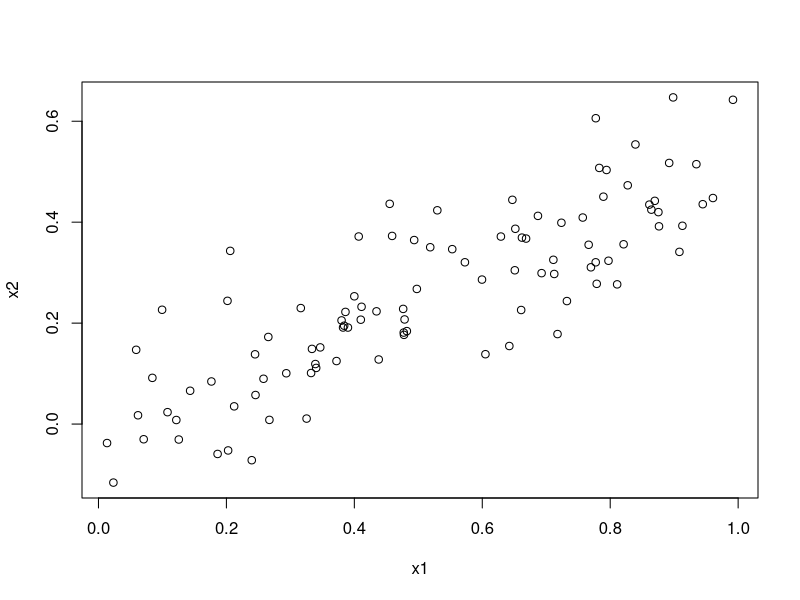
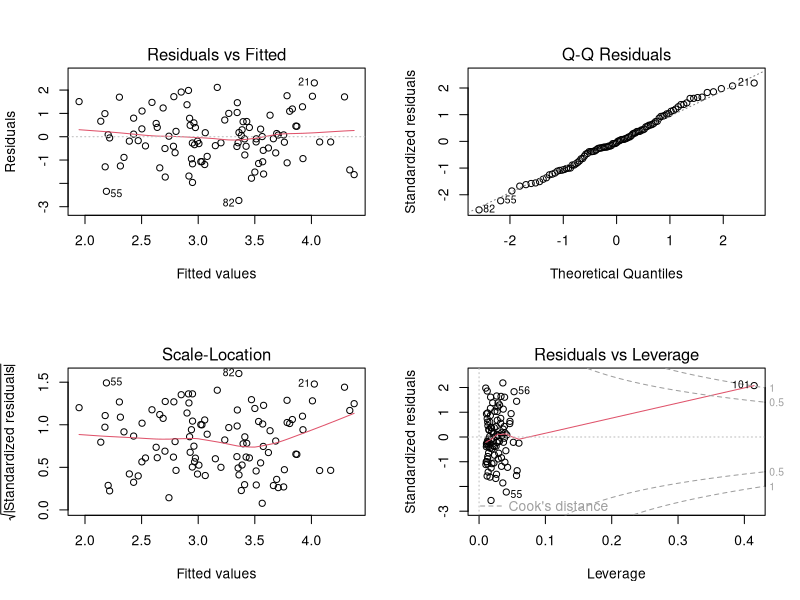
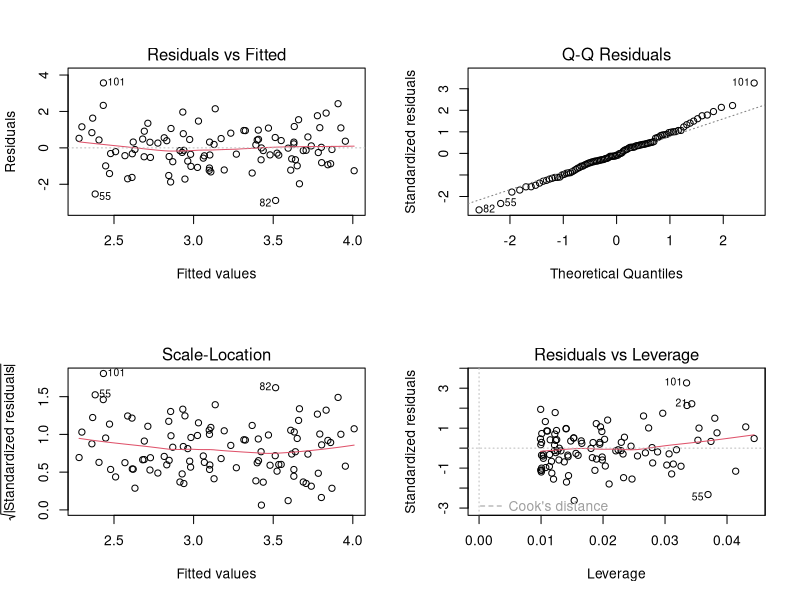
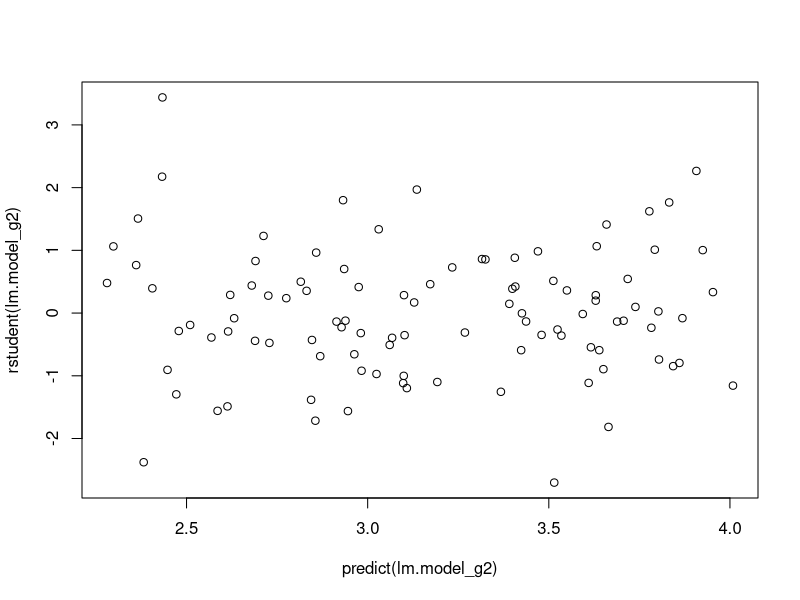
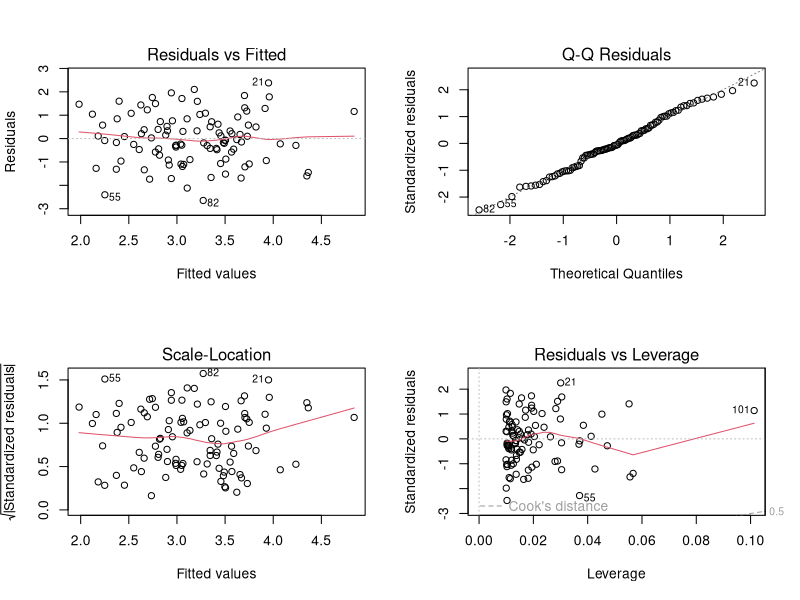
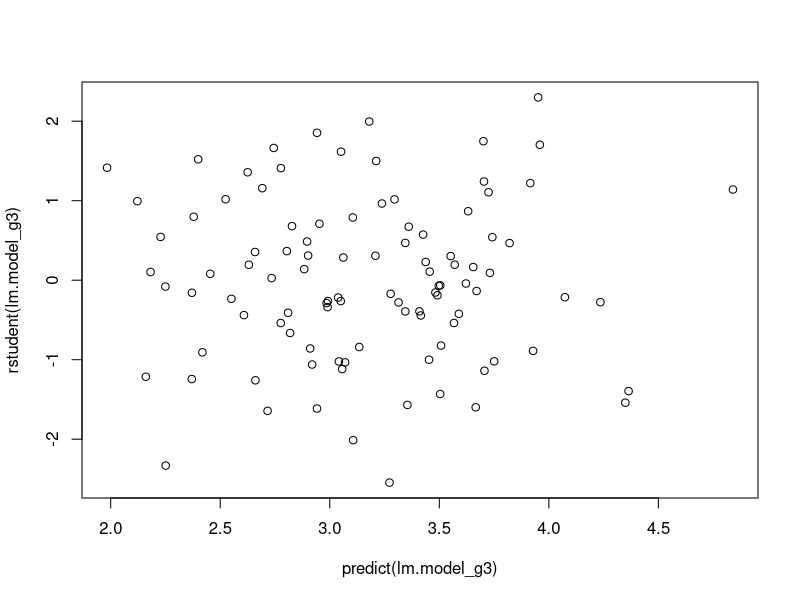

Write R code to recreate these figures, in order.

set.seed(1)
x1 = runif(100)
x2 = 0.5*x1+rnorm(100)/10
y = 2+2*x1+0.3*x2+rnorm(100)

cor(x1,x2)
plot(x1,x2)

lm.model1 = lm(y~x1+x2)
summary(lm.model1)

lm.model2 = lm(y~x1)
summary(lm.model2)

lm.model3 = lm(y~x2)
summary(lm.model3)

x1 = c(x1, 0.1)
x2 = c(x2, 0.8)
y = c(y,6)

lm.model_g = lm(y~x1+x2)
summary(lm.model_g)
par(mfrow=c(2,2))
plot(lm.model_g)

p=2
n = length(y)
(p+1)/n

lm.model_g2 = lm(y~x1)
summary(lm.model_g2)
par(mfrow=c(2,2))
plot(lm.model_g2)
par(mfrow=c(1,1))
plot(predict(lm.model_g2),rstudent(lm.model_g2))

lm.model_g3 = lm(y~x2)
summary(lm.model_g3)
par(mfrow=c(2,2))
plot(lm.model_g3)
par(mfrow=c(1,1))
plot(predict(lm.model_g3),rstudent(lm.model_g3))


